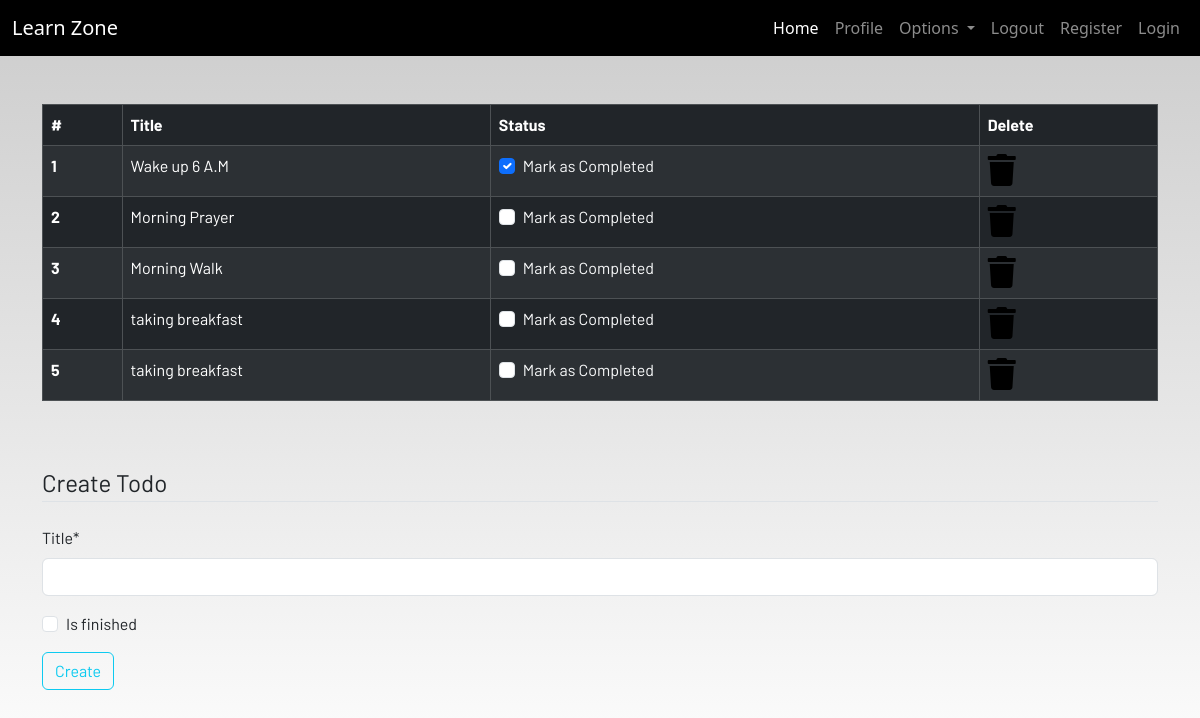
Before: /todo (signed in) with the older database file.
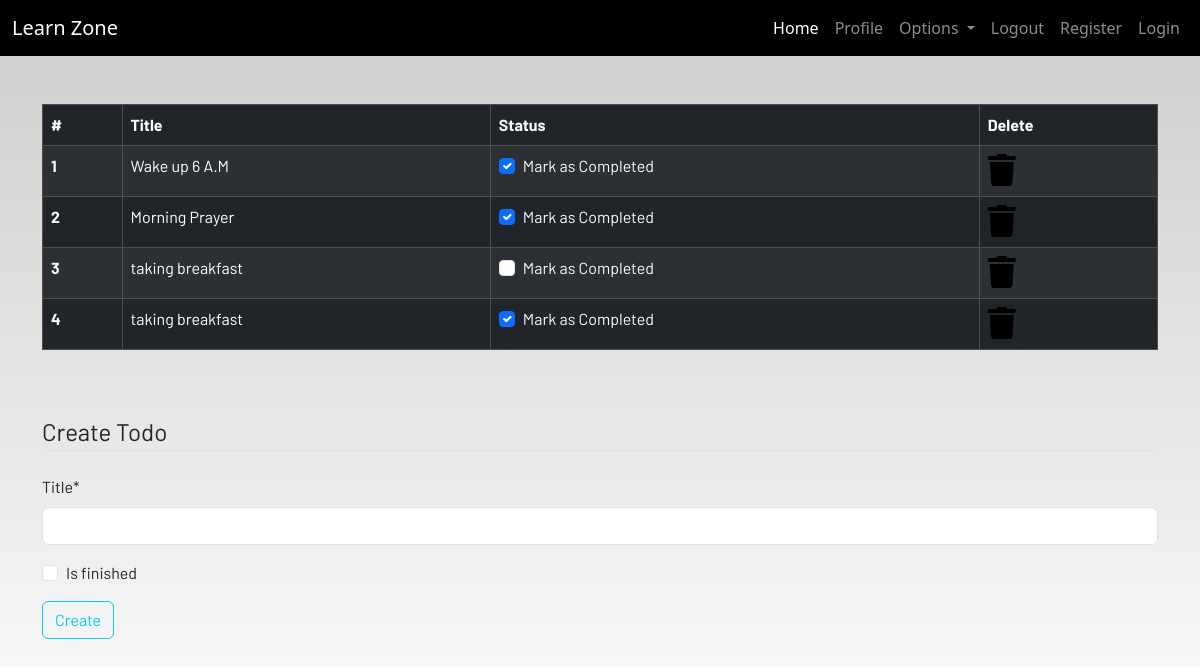
After: the same page with the newer database file.
### dashboard/models.py (models this page shows, shortened)
class Todo(models.Model):
     user = models.ForeignKey(User,on_delete=models.CASCADE)
     title = models.CharField(max_length=100)
     is_finished = models.BooleanField(default=False)

### dashboard/views.py (the view)
# urls.py: path('todo',views.todo,name='todo'),
def todo(request):
    if request.method == 'POST':
        form = TodoForm(request.POST)
        if form.is_valid():
            try:
                finished = request.POST['is_finished']
                if finished == 'on':
                    finished = True
                else:
                    finished = False
            except:
                finished = False
            todos = Todo(
                user = request.user,
                title = request.POST['title'],
                is_finished = finished
            )
            todos.save()
            messages.success(request, f"Todo added from {request.user.username}")
    else:
        form = TodoForm()
    todo = Todo.objects.filter(user = request.user)
    if len(todo) == 0:
        todos_done = True
    else:
        todos_done = False
    context = {
        'form':form,
        'todos':todo,
        'todos_done':todos_done
    }
    return render(request, 'dashboard/todo.html',context)

### dashboard/forms.py
class TodoForm(forms.ModelForm):
    class Meta:
        model = Todo
        fields = ['title', 'is_finished']
        exclude = ['field_to_exclude']

### dashboard/templates/dashboard/todo.html (shortened to what this page needs)
{% extends 'dashboard/base.html' %}
{% load static %}
{% load crispy_forms_tags %}
{% block content %}
<div class="container">
    {% if not todos_done %}
    <table class="table table-striped table-bordered table-hover table-dark">
        <thead>
            <tr>
                <th scope="col">#</th>
                <th scope="col">Title</th>
                <th scope="col">Status</th>
                <th scope="col">Delete</th>
            </tr>
        </thead>
        <tbody>
            {% for todo in todos %}
            <tr>
                <th scope="row">{{forloop.counter}}</th>
                <td>{{todo.title}}</td>
                <td>
                    <a href="{% url 'update-todo' todo.id %}">
                        <div class="form-check">
                            {% if todo.is_finished %}
                            <input class="form-check-input" type="checkbox" value="" checked>
                            {% else %}
                              <input class="form-check-input" type="checkbox" value="">
                            {% endif %}
                            <label class="form-check-label text-light" for="flexCheckDefault">
                                Mark as Completed
                            </label>
                        </div>
                    </a>
                </td>
                <td><a href="{% url 'delete-todo' todo.id %}"><i class="fa fa-trash fa-2x"></i></a></td>
            </tr>
            {% endfor %}
        </tbody>
    </table>
    {% else %}
    <h4>All tasks have been done!! create to add more</h4>
    {% endif %}
</div><br><br>
<div class="container">
    <form method="POST">
        <fieldset class="form-group">
            <legend class="border-bottom mb-4">Create Todo</legend>
          {{ form|crispy }}
        </fieldset>
        <div class="form-group">
            <button href="" class="btn btn-outline-info" type="submit">
                Create
            </button>
        </div>
    </form>
</div>
{% endblock content %}

Changed rows visible on the page:
removed Todo: title "Morning Walk"
removed Todo: title "taking breakfast"
changed Todo "Morning Prayer": value "☐" → "☑"
added Todo: title "taking breakfast"
